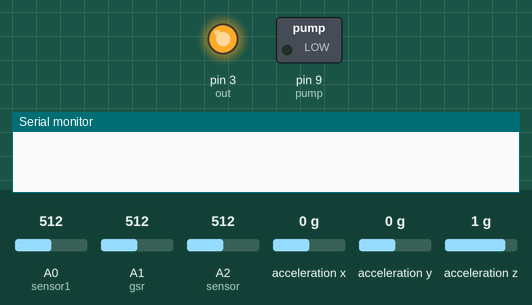
Recording of a sketch running on a simulated Arduino Uno, built with avr-gcc and run on an emulated ATmega328P. On the bench: switched loads named in the sketch (green lamp = pin HIGH), output pins drawn as LEDs (lit = HIGH), the last lines printed to the serial monitor. Dashed ring = blinking. The inputs (shaded band) are chosen by the test bench; at power-on: A0 (sensor1) = 512, A1 (gsr) = 512, A2 (sensor) = 512, acceleration x 0 g, acceleration y 0 g, acceleration z 1 g. Random numbers use the default seed unless the sketch sets one; pins used as bus, display or sensor lines are not drawn.

Above: at 0.01 s.
At 1.2 s:
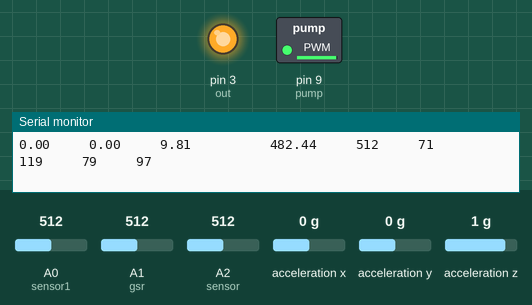
1.3 s: A0 (sensor1) set to 206
4.8 s: A0 (sensor1) set to 172
At 9.6 s:
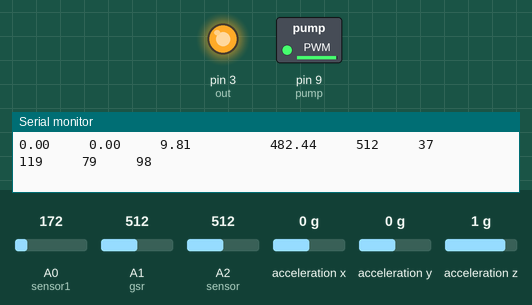
10.1 s: A0 (sensor1) set to 200
Timing chart, 0 to 13.1 s (numbered marks = the images above; inputs shaded):
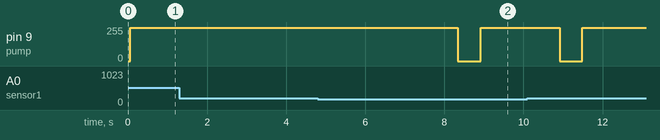

Measured:
- the behaviour switches between 191 and 190 on A0 (sensor1) (found by bisection; images 1 and 2)
- after the input at 4.8 s, pin 9 (pump): 250/255 → 0/255 after 3.5 s, → 250/255 0.57 s later

The sketch:

sketch_mar12a.ino
```cpp
#include <Wire.h>
#include <Adafruit_Sensor.h>
#include <Adafruit_ADXL345_U.h>
#include <SoftwareSerial.h>
SoftwareSerial mySerial(10, 11);

Adafruit_ADXL345_Unified accel = Adafruit_ADXL345_Unified();
const int sensor = A2;
float tempc;
float tempf,vout;
#define vcc 7
#define gnd 8
const int gsr=A1;
int sensorv=0;
int gsrave=0;
int heartbeat = 0;
long spo2;


int pump = 9;
int sensor1 = A0;
int button = 12;
int out = 3;
int button_state;
int reading;
int diastol;
int systol;
float va;


void setup() {
   Serial.begin(9600);
  //mySerial.begin(9600);

    pinMode(sensor,INPUT);
    pinMode(vcc,OUTPUT);
    digitalWrite(vcc,HIGH);
    pinMode(gnd,OUTPUT);
    digitalWrite(gnd,LOW);

    if(!accel.begin())
  {
    /* There was a problem detecting the ADXL345 ... check your connections */
    Serial.println("Ooops, no ADXL345 detected ... Check your wiring!");
    while(1);
  }

  pinMode(pump, OUTPUT);
  pinMode(out, OUTPUT);
  pinMode(sensor1, INPUT);
  pinMode(button, INPUT_PULLUP);


digitalWrite(out, HIGH);

}

void loop() {

   vout=analogRead(sensor);
   vout=(vout*500)/1023;
   tempc=vout;
   tempf=(vout*1.8)+32;
  /*if(!accel.begin())
   {
      Serial.println("No ADXL345 sensor detected.");
      while(1);
   }*/

    long sum=0;
  for (int i=0;i<10;i++)
  {
    sensorv=analogRead(gsr);
    sum += sensorv;
    delay(5);
  }
  gsrave = sum/10;
  heartbeat = int(analogRead(0)/10) +20;


  analogWrite(pump,250);
reading = analogRead(sensor1);
//Serial.println(reading);

 //va = (reading * 500.0) / 1024.0;
//Serial.println(va);


delay(1000);
digitalWrite(out, HIGH);

if(reading <= 190){       //200

     delay(1000);
digitalWrite(pump, LOW);

   //  Systolic();
}

   sensors_event_t event;
   accel.getEvent(&event);

     spo2 = random(95, 100);
     diastol = random(95, 100)+20;
     systol = diastol - 40;
   Serial.print(event.acceleration.x);
   Serial.print("     ");
   Serial.print(event.acceleration.y);
   Serial.print("     ");
   Serial.print(event.acceleration.z);
   Serial.print("     ");
   //Serial.print("m/s^2");
   Serial.print("     ");
   Serial.print(tempf);
   Serial.print("     ");
   Serial.print(gsrave);
   Serial.print("     ");
   Serial.print(heartbeat);
   Serial.print("     ");
   Serial.print(diastol);
   Serial.print("     ");
   Serial.print(systol);
   Serial.print("     ");
   Serial.println(spo2);
   Serial.print("     ");
   Serial.println();
   delay(500);


}


/*

void Systolic(){

  for( int i = 0; i < 5; i++) {
//Serial.println(i);
reading = analogRead(sensor1);
//Serial.println(reading);
delay(1000);
digitalWrite(pump, LOW);

    }

Diastolic();
delay(100);
}

void Diastolic()
{

    //Serial.print("Diastolic :");
    diastol =346 - reading; //- 117;
    //Serial.println(diastol);
    //Serial.print("Systolic:");
    systol = 309 - reading;// - 157;
   // Serial.println(systol);
    delay(1000);
    digitalWrite(pump, LOW);

    button_state = digitalRead(button);
    if(button_state == LOW){
    stopp();
    delay(100);
}
    Diastolic();
}


 void stopp(){

for( int i = 0; i < 10; i++) {
//Serial.println("STOP");
delay(1000);
digitalWrite(pump, LOW);
digitalWrite(out, LOW);
    }

    stopp();
     delay(10);
}*/
```
